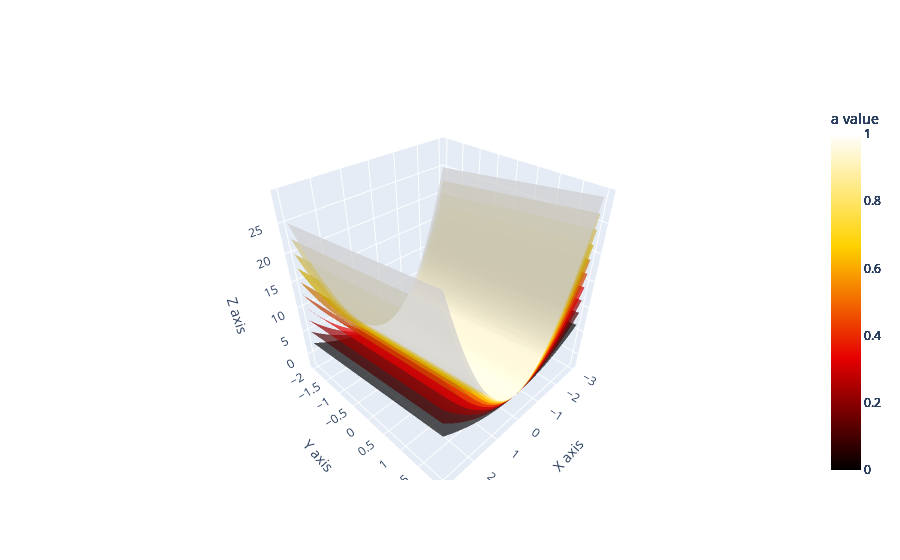

Write notebook code for a chart like this one.
### Code cell
import numpy as np
import plotly.graph_objects as go
import ipywidgets as widgets
import plotly.io as pio
import threading
import time

x = np.linspace(-3, 3, 50)
b_values = np.linspace(-2, 2, 10)
a_values = np.linspace(0.5, 3.0, 10)
X, B = np.meshgrid(x, b_values)

a_min, a_max = a_values.min(), a_values.max()

# Shared state variables
slider_value = 0.0
user_interacting = False
last_interaction_time = None
resume_requested = False

figure = go.Figure(
    layout=go.Layout(scene={'xaxis_title': "X axis", 'yaxis_title': "Y axis", 'zaxis_title': "Z axis"})
)

for a in a_values:
    Z = a * X**2 + slider_value * X + B
    surface_color = np.full_like(Z, (a - a_min) / (a_max - a_min))

    figure.add_trace(go.Surface(
        z=Z, x=X, y=B,
        surfacecolor=surface_color,
        colorscale="Hot",
        cmin=0, cmax=1,
        opacity=0.7, showscale=True,
        colorbar_title="a value",
        name=f"a={a:.1f}"
    ))

def update_plot(c):
    """Update the plot with the given slider value."""
    with figure.batch_update():
        for i, a in enumerate(a_values):
            Z_new = a * X**2 + c * X + B
            surface_color = np.full_like(Z_new, (a - a_min) / (a_max - a_min))
            figure.data[i].z = Z_new
            figure.data[i].surfacecolor = surface_color

def on_slider_change(change):
    """Detects when the slider is moved."""
    global slider_value, user_interacting, last_interaction_time, resume_requested
    slider_value = change["new"]
    last_interaction_time = time.time()
    user_interacting = True  # Pause animation immediately
    resume_requested = False  # Prevent unwanted jumps
    update_plot(slider_value)

def debounce_resume():
    """Waits for 1.5s after the last interaction before resuming animation."""
    global user_interacting, last_interaction_time, resume_requested
    while True:
        if user_interacting and last_interaction_time:
            elapsed = time.time() - last_interaction_time
            if elapsed > 1.5:
                user_interacting = False
                resume_requested = True  # Allow animation to continue
        time.sleep(0.1)

def animate_slider():
    """Continuously animate the slider unless the user is interacting."""
    global slider_value, user_interacting, resume_requested
    while True:
        if not user_interacting and resume_requested:
            resume_requested = False  # Ensure animation resumes smoothly
            time.sleep(0.1)

        if not user_interacting:
            slider_value += 0.1
            if slider_value > 5:
                slider_value = -5
            slider.value = slider_value  # Update without overriding manual input
        time.sleep(0.1)

# Create slider
slider = widgets.FloatSlider(value=slider_value, min=-5, max=5, step=0.1)
slider.observe(on_slider_change, names="value")

# Display slider and figure
widgets.VBox([slider])

# Show figure in a separate window
pio.show(figure)

### Figure 1 — Plotly figure (JSON) as saved in the notebook; plotly's stock layout.template omitted (floating-point values rounded to 4 significant figures; data arrays with more than 128 entries replaced by an {"elided": "..."} marker saying what was removed)
{"data": [{"cmax": 1, "cmin": 0, "colorbar": {"title": {"text": "a value"}}, "colorscale": [[0, "rgb(0,0,0)"], [0.3333, "rgb(230,0,0)"], [0.6667, "rgb(255,210,0)"], [1, "rgb(255,255,255)"]], "name": "a=0.5", "opacity": 0.7, "showscale": true, "surfacecolor": {"elided": "10x50 float values"}, "type": "surface", "x": {"elided": "10x50 float values"}, "y": {"elided": "10x50 float values"}, "z": {"elided": "10x50 float values"}}, {"cmax": 1, "cmin": 0, "colorbar": {"title": {"text": "a value"}}, "colorscale": [[0, "rgb(0,0,0)"], [0.3333, "rgb(230,0,0)"], [0.6667, "rgb(255,210,0)"], [1, "rgb(255,255,255)"]], "name": "a=0.8", "opacity": 0.7, "showscale": true, "surfacecolor": {"elided": "10x50 float values"}, "type": "surface", "x": {"elided": "10x50 float values"}, "y": {"elided": "10x50 float values"}, "z": {"elided": "10x50 float values"}}, {"cmax": 1, "cmin": 0, "colorbar": {"title": {"text": "a value"}}, "colorscale": [[0, "rgb(0,0,0)"], [0.3333, "rgb(230,0,0)"], [0.6667, "rgb(255,210,0)"], [1, "rgb(255,255,255)"]], "name": "a=1.1", "opacity": 0.7, "showscale": true, "surfacecolor": {"elided": "10x50 float values"}, "type": "surface", "x": {"elided": "10x50 float values"}, "y": {"elided": "10x50 float values"}, "z": {"elided": "10x50 float values"}}, {"cmax": 1, "cmin": 0, "colorbar": {"title": {"text": "a value"}}, "colorscale": [[0, "rgb(0,0,0)"], [0.3333, "rgb(230,0,0)"], [0.6667, "rgb(255,210,0)"], [1, "rgb(255,255,255)"]], "name": "a=1.3", "opacity": 0.7, "showscale": true, "surfacecolor": {"elided": "10x50 float values"}, "type": "surface", "x": {"elided": "10x50 float values"}, "y": {"elided": "10x50 float values"}, "z": {"elided": "10x50 float values"}}, {"cmax": 1, "cmin": 0, "colorbar": {"title": {"text": "a value"}}, "colorscale": [[0, "rgb(0,0,0)"], [0.3333, "rgb(230,0,0)"], [0.6667, "rgb(255,210,0)"], [1, "rgb(255,255,255)"]], "name": "a=1.6", "opacity": 0.7, "showscale": true, "surfacecolor": {"elided": "10x50 float values"}, "type": "surface", "x": {"elided": "10x50 float values"}, "y": {"elided": "10x50 float values"}, "z": {"elided": "10x50 float values"}}, {"cmax": 1, "cmin": 0, "colorbar": {"title": {"text": "a value"}}, "colorscale": [[0, "rgb(0,0,0)"], [0.3333, "rgb(230,0,0)"], [0.6667, "rgb(255,210,0)"], [1, "rgb(255,255,255)"]], "name": "a=1.9", "opacity": 0.7, "showscale": true, "surfacecolor": {"elided": "10x50 float values"}, "type": "surface", "x": {"elided": "10x50 float values"}, "y": {"elided": "10x50 float values"}, "z": {"elided": "10x50 float values"}}, {"cmax": 1, "cmin": 0, "colorbar": {"title": {"text": "a value"}}, "colorscale": [[0, "rgb(0,0,0)"], [0.3333, "rgb(230,0,0)"], [0.6667, "rgb(255,210,0)"], [1, "rgb(255,255,255)"]], "name": "a=2.2", "opacity": 0.7, "showscale": true, "surfacecolor": {"elided": "10x50 float values"}, "type": "surface", "x": {"elided": "10x50 float values"}, "y": {"elided": "10x50 float values"}, "z": {"elided": "10x50 float values"}}, {"cmax": 1, "cmin": 0, "colorbar": {"title": {"text": "a value"}}, "colorscale": [[0, "rgb(0,0,0)"], [0.3333, "rgb(230,0,0)"], [0.6667, "rgb(255,210,0)"], [1, "rgb(255,255,255)"]], "name": "a=2.4", "opacity": 0.7, "showscale": true, "surfacecolor": {"elided": "10x50 float values"}, "type": "surface", "x": {"elided": "10x50 float values"}, "y": {"elided": "10x50 float values"}, "z": {"elided": "10x50 float values"}}, {"cmax": 1, "cmin": 0, "colorbar": {"title": {"text": "a value"}}, "colorscale": [[0, "rgb(0,0,0)"], [0.3333, "rgb(230,0,0)"], [0.6667, "rgb(255,210,0)"], [1, "rgb(255,255,255)"]], "name": "a=2.7", "opacity": 0.7, "showscale": true, "surfacecolor": {"elided": "10x50 float values"}, "type": "surface", "x": {"elided": "10x50 float values"}, "y": {"elided": "10x50 float values"}, "z": {"elided": "10x50 float values"}}, {"cmax": 1, "cmin": 0, "colorbar": {"title": {"text": "a value"}}, "colorscale": [[0, "rgb(0,0,0)"], [0.3333, "rgb(230,0,0)"], [0.6667, "rgb(255,210,0)"], [1, "rgb(255,255,255)"]], "name": "a=3.0", "opacity": 0.7, "showscale": true, "surfacecolor": {"elided": "10x50 float values"}, "type": "surface", "x": {"elided": "10x50 float values"}, "y": {"elided": "10x50 float values"}, "z": {"elided": "10x50 float values"}}], "layout": {"scene": {"xaxis": {"title": {"text": "X axis"}}, "yaxis": {"title": {"text": "Y axis"}}, "zaxis": {"title": {"text": "Z axis"}}}}}
